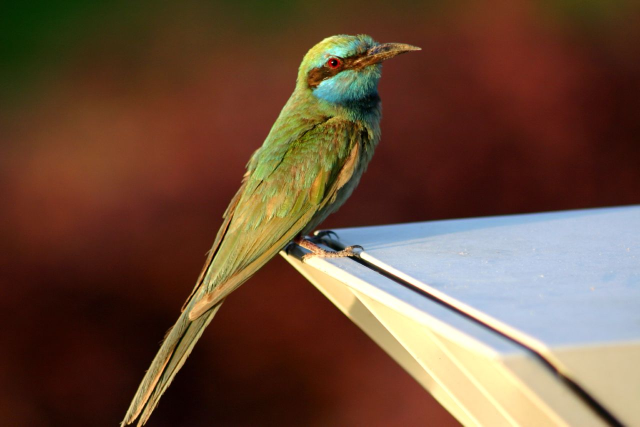
#> input picture Green_bird.jpg, 1280 x 853 px (shown at 1/2 size)
$ python session25A.py
#> lines starting #> are read from the running program, lines starting #| are printed output that depends on the picture
import cv2
img = cv2.imread("Green_bird.jpg",1)
#> img is the input picture: shape (853, 1280, 3); mean B, G, R 59.4, 78.5, 107.5
cv2.imshow("Title",img)
# resizeImg = cv2.resize(img(400,400))
shape=img.shape
#> shape = (853, 1280, 3)
resizeImg = cv2.resize(img,(shape[0]//2, shape[1]//2))
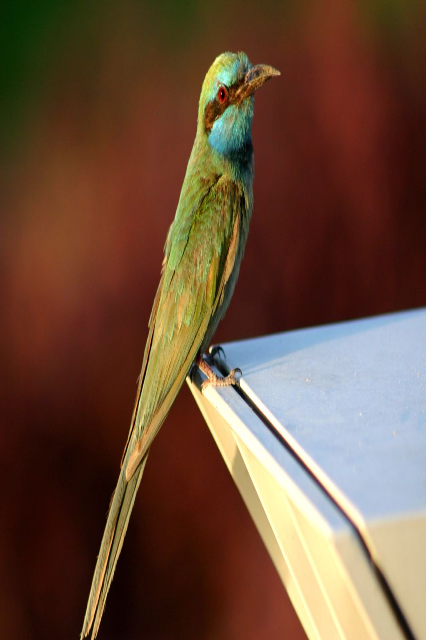
#> resizeImg: shape (640, 426, 3); mean B, G, R 59.3, 78.4, 107.4
cv2.imshow("Title",resizeImg)
cv2.imwrite("MyGreenBird.jpg",resizeImg)
cv2.waitKey(0)
cv2.destroyAllWindows()
